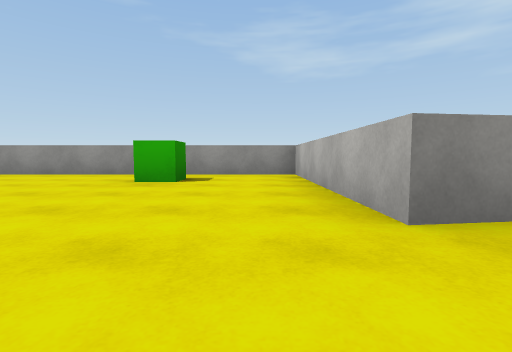
view 1 (above)

24 first-person views from a walk through a 3-D level made in the Unity game engine. The camera is 0.31 m above the floor, tilts 4° down and sees 85° across. The floor is counted in squares, 1 m on a side. Each view is taken from the middle of a square. On the plan, view 1 faces up. The plan holds only what a view shows up to about 9 squares ahead; the rest is blank. The place goes on beyond the plan. The player character is not drawn. Surface patterns are stand-ins for the level's own textures.

view 2
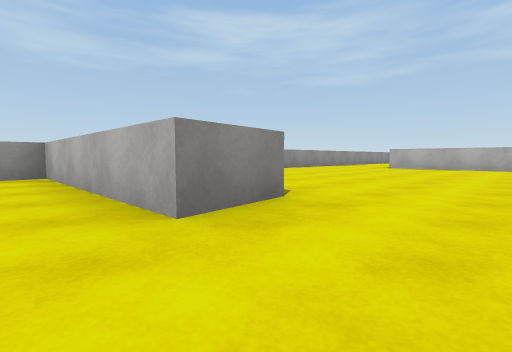

view 3
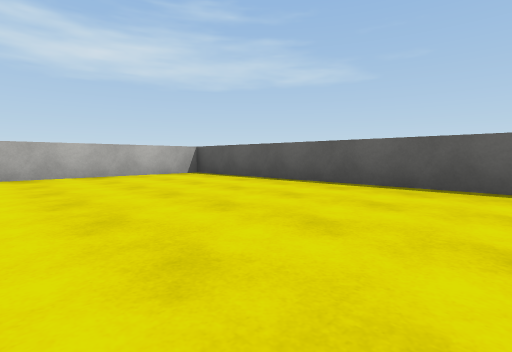

view 4
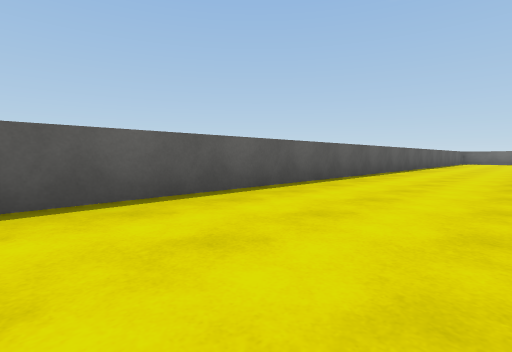

view 5
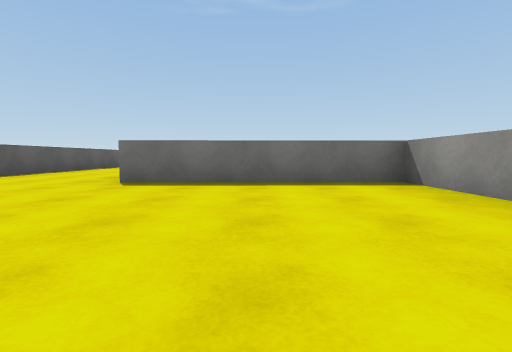

view 6
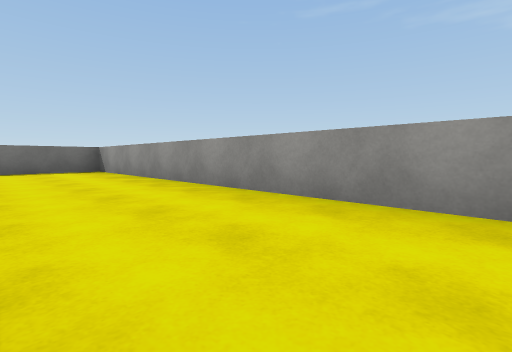

view 7
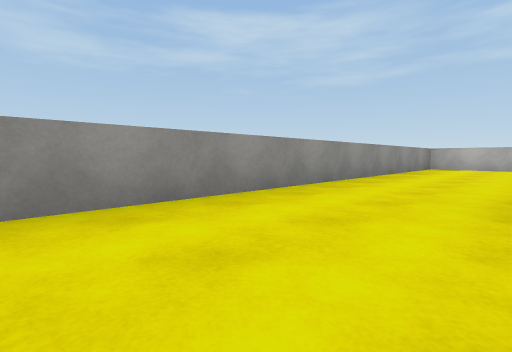

view 8
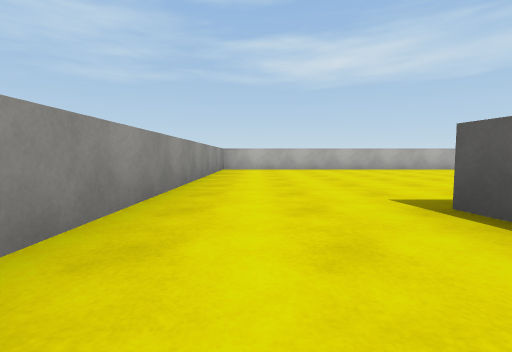

view 9
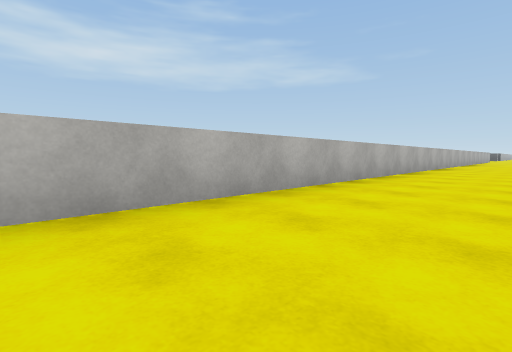

view 10
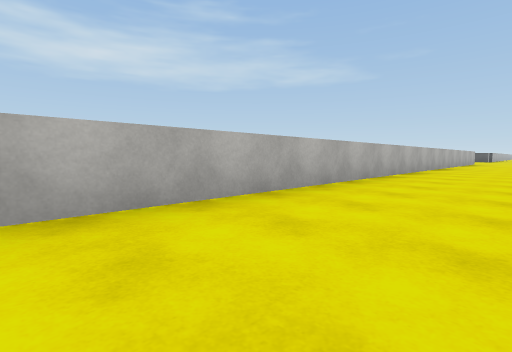

view 11
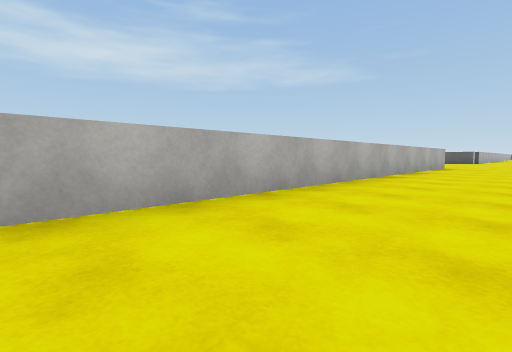

view 12
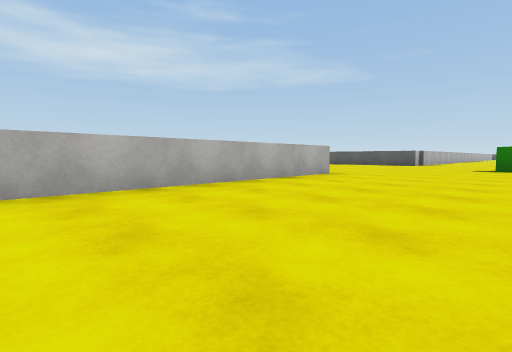

view 13
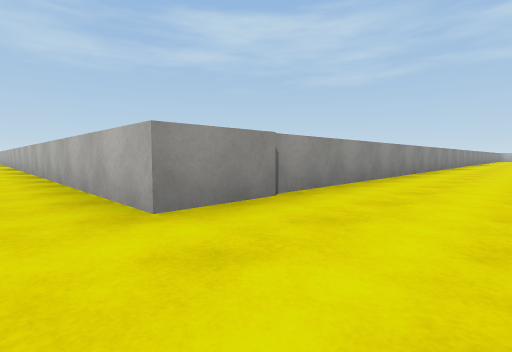

view 14
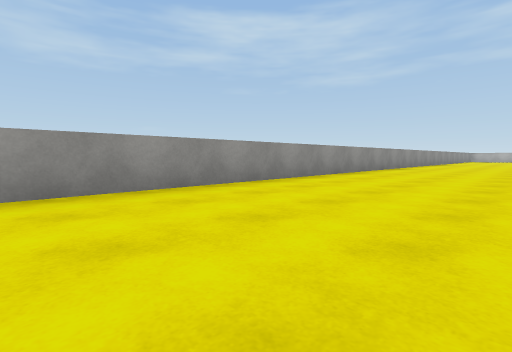

view 15
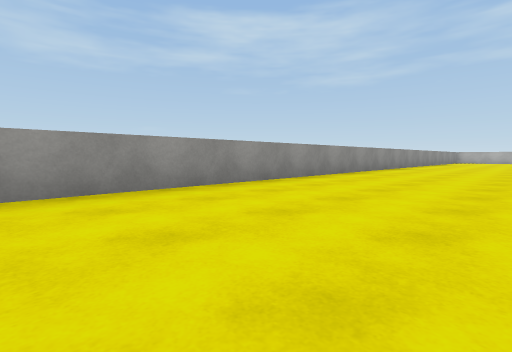

view 16
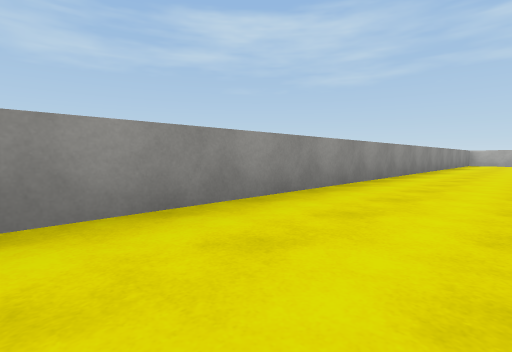

view 17
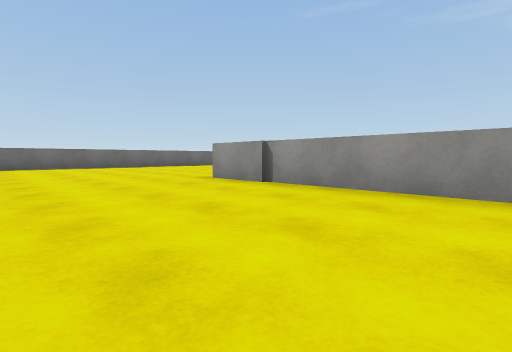

view 18
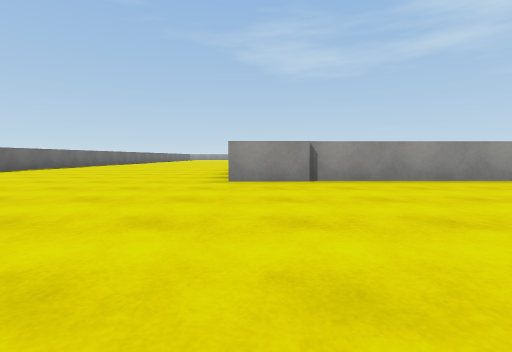

view 19
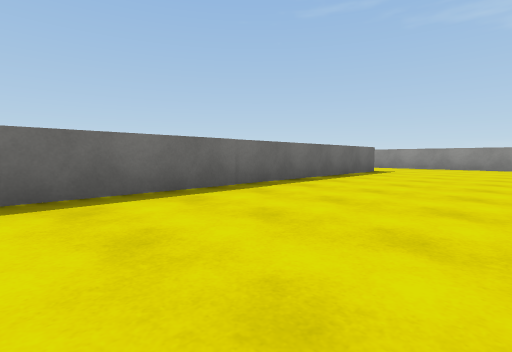

view 20
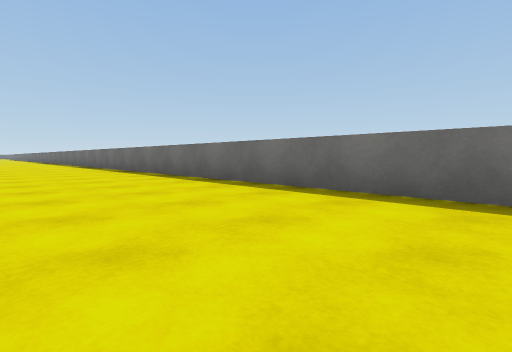

view 21
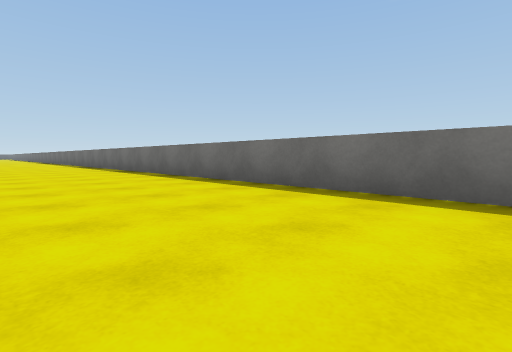

view 22
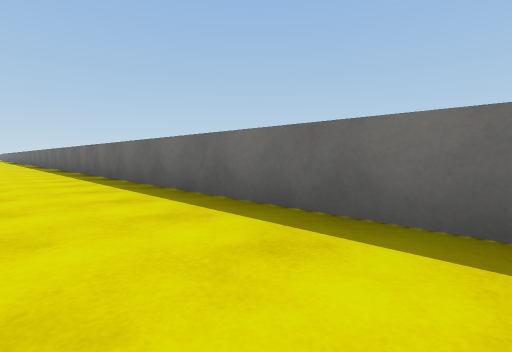

view 23
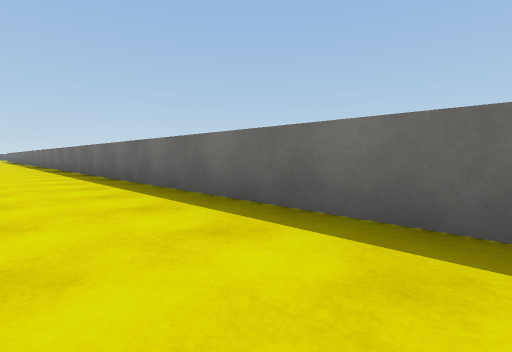

view 24
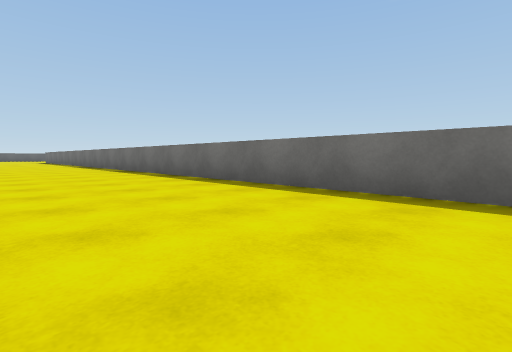

### Floor plan
Points are (right, up) in squares from view 1. A wall is a line through its corners. A room is listed if a view was taken in it or the views show most of it. See-through windows are left out.
Room 1 (views 1, 2)
walls: (0.7, 1.2) (0.7, 4.8) (-4.5, 4.8); (-5.5, -1) (0.4, -1)
ways out: opening at (1, 0.5) to room 2
objects: green cube (-1, 4)
Room 2 (views 3, 4, 5, 7, 8)
walls: (7.5, 4.8) (1.7, 4.8) (1.7, 1.4) (0.7, 1.2); (0.4, -1) (7.6, -1) (7.6, 2.7)
ways out: opening at (1, 0.5) to room 1; opening at (8, 3.5) to room 3
Room 3 (views 6, 9, 10, 11, 12, 13, 14, 15, 16, 17, 18, 19, 20, 21, 22, 23, 24)
walls: (30.5, -16.5) (13.7, -16.5) (13.7, 4.8) (7.5, 4.8); (8.7, 2.9) (8.7, -31.5)
ways out: opening at (8, 3.5) to room 2
objects: green cube (11, -20)

Positions as (right, up) in squares from view 1, and headings:
1: (0, 0), facing up
2: (0, 0), facing up-right
3: (3, 2), facing down-right
4: (5, 1), facing down-left
5: (5, 3), facing left
6: (8, 3), facing up-left
7: (6, 3), facing up-right
8: (7, 4), facing right
9: (12, 2), facing down-right
10: (12, -3), facing down-right
11: (12, -8), facing down-right
12: (11, -12), facing down-right
13: (13, -18), facing up-right
14: (16, -19), facing up-right
15: (20, -19), facing up-right
16: (24, -18), facing up-right
17: (17, -19), facing up-left
18: (14, -20), facing up
19: (11, -3), facing up-left
20: (11, -1), facing down-left
21: (11, -4), facing down-left
22: (10, -9), facing down-left
23: (10, -15), facing down-left
24: (11, -21), facing down-left
